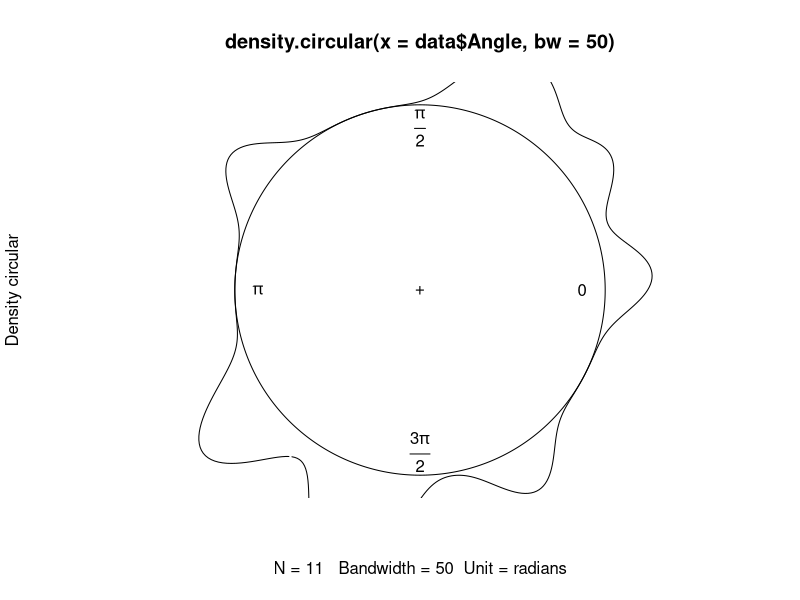
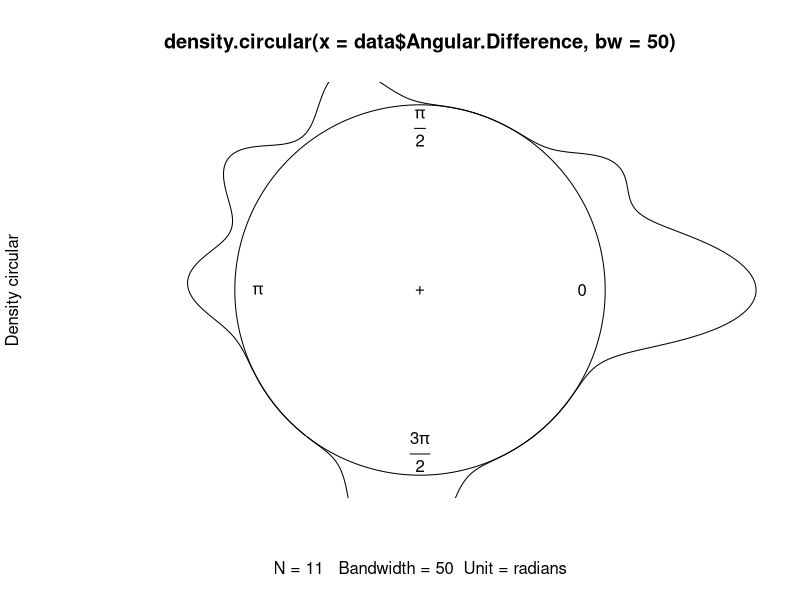

Reproduce these figures in R, in order.
data = data.frame("Planes(1 degree)" = c(111,200,220,311,222,400,331,420,422,333,511),
                  "Planes(2 degree)" = c(200,220,311,222,400,331,420,422,333,511,440),
                  "Cos phi" = c(0.5774,0.7071,0.8528,0.8704,0.5774,0.6882,0.9234,0.9129,0.9428,0.7778,0.8165),
                  "arc cos phi" = c(0.9553,0.7854,0.5495,0.5148,0.9553,0.8117,0.3940,0.4205,0.3398,0.6797,0.6155),
   "Angular Difference" = c(123.97839 , 117.7307 , 97.3574 , 84.22684 , 80.02074 , 63.37961 ,
                                         50.44466 , 45.89603 , 25.0221 , 0 , 0),
          "Angle" = c(54.7356 , 45 , 31.4822 , 29.4962 , 54.7356 , 46.5085 , 22.5746 , 24.0948 ,
                    19.4712 , 38.9424 , 35.2644) , "2_Theta" = c(38.4684 , 44.71609 , 
                                                                65.08939 , 78.21995 , 82.42605,
                                                                99.06718 , 112.00213 , 116.55076 , 137.42469, 
                                                                162.44679 , 162.44679) 
          )
head(data)
library(circular)
watson.test(data$Angular.Difference , alpha = 0.05 , dist = "vonmises")
watson.test(data$Angle , alpha = 0.05 , dist = "vonmises")
watson.test(data$X2_Theta , alpha = 0.05 , dist = "vonmises")
fitt = lm.circular(data$Angle , data$Angular.Difference)
fitt$rho
#fitttt = lm.circular(data$Angle , data$Angular.Difference, init = 0.0 , type = "c-l")
#fitttt
plot(density.circular(data$Angle , bw = 50))
plot(density.circular(data$Angular.Difference , bw = 50))
